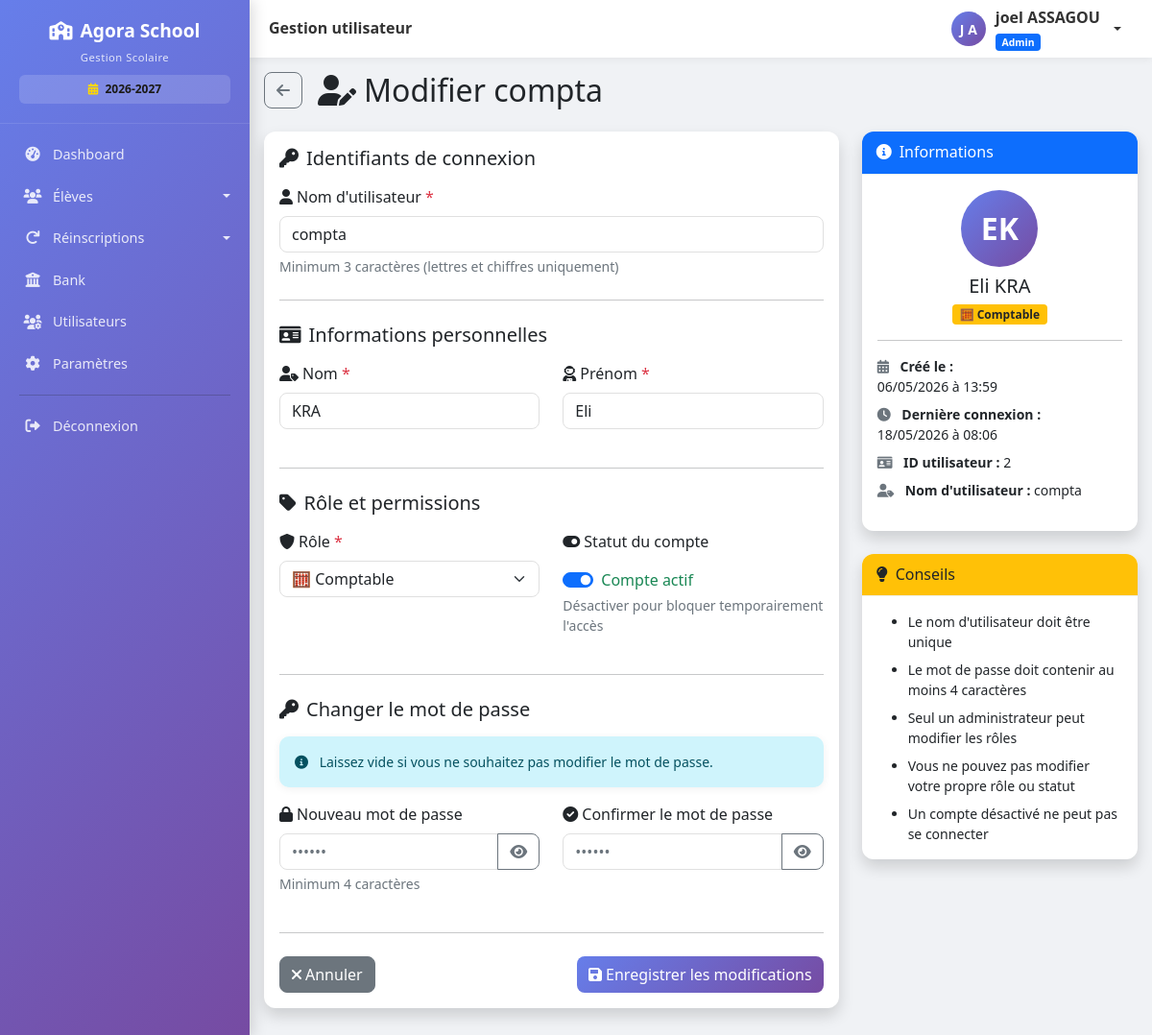
Page /utilisateurs/2/modifier (signed in) on the earlier database version.
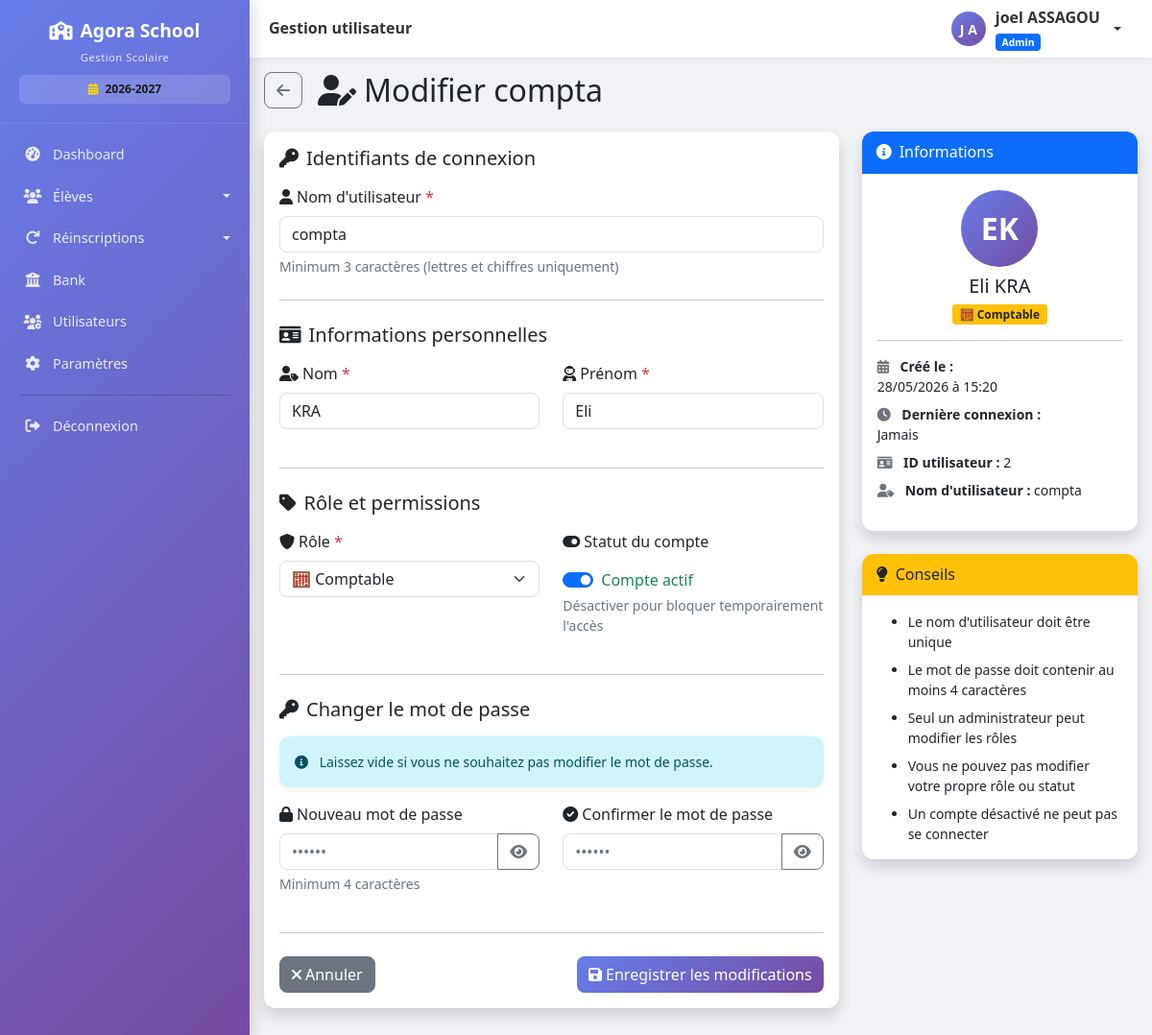
Same page on the later database version.
### models.py (models this page shows, shortened)
class User(UserMixin, db.Model):
    __tablename__ = 'users'
    id = db.Column(db.Integer, primary_key=True)
    username = db.Column(db.String(80), unique=True, nullable=False, index=True)
    password_hash = db.Column(db.String(200), nullable=False)
    nom = db.Column(db.String(100), nullable=False)
    prenom = db.Column(db.String(100), nullable=False)
    role = db.Column(db.String(20), default='user')  # admin, comptable, user
    actif = db.Column(db.Boolean, default=True)
    created_at = db.Column(db.DateTime, default=datetime.utcnow)
    last_login = db.Column(db.DateTime, nullable=True)
    @property
    def nom_complet(self):
        return f"{self.prenom} {self.nom}"

### routes.py (the view, shortened to what this page needs)
@app.route('/utilisateurs/<int:user_id>/modifier', methods=['GET', 'POST'])
@login_required
@admin_required
def modifier_utilisateur(user_id):
    utilisateur = User.query.get_or_404(user_id)
    utilisateurs_admin_count = User.query.filter_by(role='admin', actif=True).count()
    return render_template('utilisateurs/modifier.html',
                         utilisateur=utilisateur,
                         utilisateurs_admin_count=utilisateurs_admin_count)

### app.py (called while the page is built)
@app.after_request
def close_db_connection(response):
    try:
        db.session.close()
    except:
        pass
    return response

### routes.py (called while the page is built)
@login_manager.user_loader
def load_user(user_id):
    return User.query.get(int(user_id))

def admin_required(f):
    @wraps(f)
    def decorated_function(*args, **kwargs):
        if not current_user.is_authenticated or current_user.role != 'admin':
            flash('Accès réservé aux administrateurs', 'danger')
            return redirect(url_for('liste_eleves'))
        return f(*args, **kwargs)
    return decorated_function

@app.context_processor
def injecter_parametres_ecole():
    try:
        params = Parametre.query.all()
        parametres = {p.cle: p.valeur for p in params}
    except:
        parametres = {}
    defaults = {
        'nom_ecole': 'GS LAUREADES',
        'devise': 'FCFA',
        'annee_scolaire': '2024-2025',
        'adresse_ecole': '',
        'telephone_ecole': '',
        'email_notification': ''
    }
    for key, value in defaults.items():
        if key not in parametres or not parametres[key]:
            parametres[key] = value
    return dict(parametres_ecole=parametres)

### templates/utilisateurs/modifier.html (shortened to what the changed rows need)
{% extends "base.html" %}
{% block content %}
<div class="d-flex align-items-center mb-4">
    <a href="{{ url_for('liste_utilisateurs') }}" class="btn btn-outline-secondary me-3">
        <i class="fas fa-arrow-left"></i>
    </a>
    <h2 class="mb-0"><i class="fas fa-user-edit me-2"></i>Modifier {{ utilisateur.username }}</h2>
</div>
<div class="row">
    <div class="col-lg-8">
        <div class="card shadow">
            <div class="card-body">
                <form method="POST" id="userForm">
                    <div class="mb-3">
                        <label for="username" class="form-label">
                            <i class="fas fa-user me-1"></i>Nom d'utilisateur
                            <span class="text-danger">*</span>
                        </label>
                        <input type="text"
                               class="form-control"
                               id="username"
                               name="username"
                               value="{{ utilisateur.username }}"
                               required
                               minlength="3">
                        <div class="form-text">Minimum 3 caractères (lettres et chiffres uniquement)</div>
                    </div>
                    <div class="row">
                        <div class="col-md-6 mb-3">
                            <label for="nom" class="form-label">
                                <i class="fas fa-user-tag me-1"></i>Nom
                                <span class="text-danger">*</span>
                            </label>
                            <input type="text"
                                   class="form-control"
                                   id="nom"
                                   name="nom"
                                   value="{{ utilisateur.nom }}"
                                   required
                                   minlength="2">
                        </div>
                        <div class="col-md-6 mb-3">
                            <label for="prenom" class="form-label">
                                <i class="fas fa-user-astronaut me-1"></i>Prénom
                                <span class="text-danger">*</span>
                            </label>
                            <input type="text"
                                   class="form-control"
                                   id="prenom"
                                   name="prenom"
                                   value="{{ utilisateur.prenom }}"
                                   required
                                   minlength="2">
                        </div>
                    </div>
                    <div class="row">
                        <div class="col-md-6 mb-3">
                            <label for="role" class="form-label">
                                <i class="fas fa-shield-alt me-1"></i>Rôle
                                <span class="text-danger">*</span>
                            </label>
                            <select class="form-select" id="role" name="role" {% if utilisateur.id == current_user.id %}disabled{% endif %}>
                                <option value="comptable" {% if utilisateur.role == 'comptable' %}selected{% endif %}>
                                    🧮 Comptable
                                </option>
                            </select>
                        </div>
                        <div class="col-md-6 mb-3">
                            <div class="form-check form-switch mt-2">
                                <input class="form-check-input" type="checkbox" id="actif" name="actif"
                                       {% if utilisateur.actif %}checked{% endif %}
                                       {% if utilisateur.id == current_user.id %}disabled{% endif %}>
                                <label class="form-check-label" for="actif">
                                    <span id="statutLabel" class="{% if utilisateur.actif %}text-success{% else %}text-danger{% endif %}">
                                    </span>
                                </label>
                            </div>
                        </div>
                    </div>
                </form>
            </div>
        </div>
    </div>
    <div class="col-lg-4">
        <div class="card shadow mb-4">
            <div class="card-body">
                <div class="text-center mb-3">
                    <div class="avatar-lg mx-auto mb-2">
                        <span class="avatar-initials">{{ utilisateur.prenom[0] }}{{ utilisateur.nom[0] }}</span>
                    </div>
                    <h5 class="mb-1">{{ utilisateur.nom_complet }}</h5>
                    <span class="badge {% if utilisateur.role == 'admin' %}bg-danger{% elif utilisateur.role == 'comptable' %}bg-warning text-dark{% else %}bg-info{% endif %}">
                        {% if utilisateur.role == 'admin' %}👑 Administrateur
                        {% elif utilisateur.role == 'comptable' %}🧮 Comptable
                        {% else %}👤 Opérateur{% endif %}
                    </span>
                </div>
                <ul class="list-unstyled small">
                    <li class="mb-2">
                        <i class="fas fa-calendar-alt me-2 text-muted"></i>
                        <strong>Créé le :</strong><br>
                        {{ utilisateur.created_at.strftime('%d/%m/%Y à %H:%M') if utilisateur.created_at else 'N/A' }}
                    </li>
                    <li class="mb-2">
                        <i class="fas fa-clock me-2 text-muted"></i>
                        <strong>Dernière connexion :</strong><br>
                        {{ utilisateur.last_login.strftime('%d/%m/%Y à %H:%M') if utilisateur.last_login else 'Jamais' }}
                    </li>
                    <li class="mb-2">
                        <i class="fas fa-id-card me-2 text-muted"></i>
                        <strong>ID utilisateur :</strong> {{ utilisateur.id }}
                    </li>
                    <li>
                        <i class="fas fa-user-tag me-2 text-muted"></i>
                        <strong>Nom d'utilisateur :</strong> {{ utilisateur.username }}
                    </li>
                </ul>
            </div>
        </div>
    </div>
</div>
{% endblock %}

Differences in the rows shown:
changed User "compta": created_at "06/05/2026 à 13:59" → "28/05/2026 à 15:20"; last_login "18/05/2026 à 08:06" → "Jamais"
